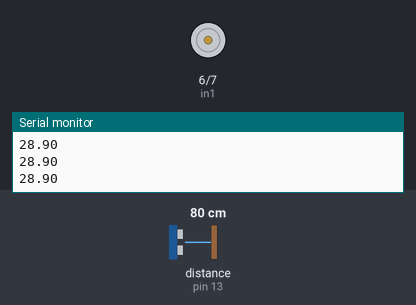
This sketch was run on a simulated Arduino Uno, built with avr-gcc and run on an emulated ATmega328P. Parts: motor-driver pin pairs drawn as motors (green arrow = first pin HIGH = forward, orange = second pin HIGH = backward, longer = more drive, scaled by the enable pin), the last lines printed to the serial monitor. Wiring (inferred from the names in the program): ultrasonic range finder: trigger pin 12; echo pin 13. The inputs (shaded band) are chosen by the test bench; at power-on: distance to the obstacle (sensor on pin 13) 80 cm. The echo pulse lasts 58.3 µs per cm.

Above: at 1.2 s.
1.3 s: distance to the obstacle (sensor on pin 13) set to 75 cm
At 1.42 s:
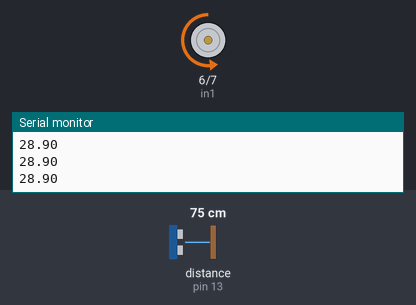
At 1.95 s:
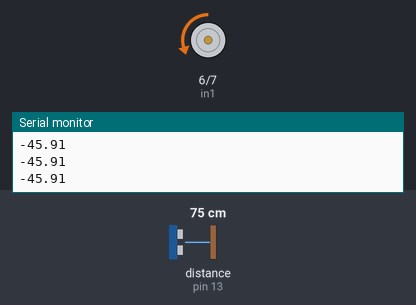
4.3 s: distance to the obstacle (sensor on pin 13) set to 2 cm
Timing chart, 0 to 7.3 s (numbered marks = the images above; inputs shaded):
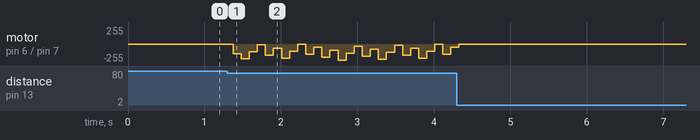

Measured:
- the behaviour switches between 79 and 78 cm on distance to the obstacle (sensor on pin 13) (found by bisection; images 0 and 1)
- after the input at 1.3 s, motor on pin 6 (in1) / pin 7 (in2): stopped → backward 143/255 after 0.07 s, → backward 224/255 0.11 s later, → backward 118/255 0.11 s later, → backward 13/255 0.11 s later, … (28 changes in this stretch)

The sketch:

code.ino
```cpp
#define TRIG_PIN 12
#define ECHO_PIN 13
#define TIME_OUT 5000
#define MAX_SPEED 255
#define MIX_SPEED 0
int ena = 5;
int in1 = 6;
int in2 = 7;

double h;
double h_init;
double E,E1,E2,alpha,gamma,beta,sp;
double Kp,Kd,Ki;
double T;

volatile double Output =0;
double LastOutput = 0;
// Ham doc cam bien

float GetDistance()
{
  double duration, distance;
  digitalWrite (TRIG_PIN,LOW);
  delayMicroseconds (2);
  digitalWrite ( TRIG_PIN,HIGH);
  delayMicroseconds (2);
  digitalWrite ( TRIG_PIN,LOW);
  duration = pulseIn(ECHO_PIN, HIGH, TIME_OUT);
  distance = duration/29.1/2;
  return distance;
}

// ham dieu khien PID
void PID()
{
  double x = GetDistance();
  h_init = 28.9-x;
  E = h -h_init;
  alpha = 2*T*Kp + Ki*T*T - 2*Kd;
  beta = T*T*Ki - 4*Kd - 2*T*Kp;
  gamma = 2*Kd;
  Output = (alpha*E + beta*E1 + gamma*E2+2*T*LastOutput)/(2*T);
  LastOutput = Output;
  sp = Output*12/255;
  E2=E1;
  E1=E;
  if (h_init <= h)
{
  analogWrite(ena,sp);
  digitalWrite(in1,LOW);
  digitalWrite(in2,HIGH);
}
else if (h_init > h)
{
  digitalWrite(in1 ,LOW);
  digitalWrite(in2 ,LOW);
}

}
void setup ()
{
  Serial.begin(9600);
  pinMode (TRIG_PIN, OUTPUT);
  pinMode (ECHO_PIN, INPUT);
  pinMode (ena, OUTPUT);
  pinMode (in1, OUTPUT);
  pinMode (in2, OUTPUT);

  // xac dinh thong so PID

  Kp =3; Ki =0.08; Kd =2;
  E =0; E1 =0; E2 =0;
  h=10;
  T=0.1;
}

void loop()
{
  delay(100);
  Serial.println (h_init);
  PID();
}
```
